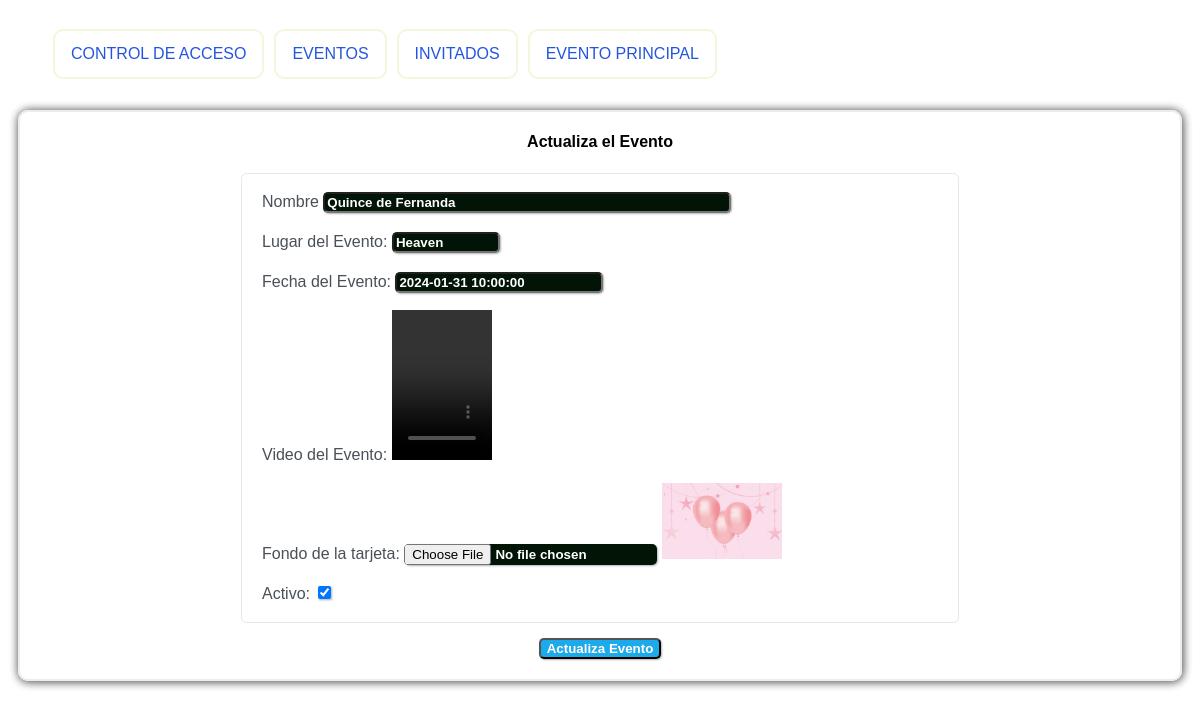
The page /eventos/evento_update/1 on the database its author committed.
### Eventosapp/models.py (models this page shows, shortened)
class Evento(models.Model):
    idEvento = models.AutoField(primary_key=True)
    descripcion = models.CharField(max_length=50, null=False,verbose_name='Nombre')
    fechaInicio = models.DateTimeField(null=False, verbose_name='fecha')
    lugar = models.CharField(max_length=30,null= False,verbose_name='Lugar')
    activo  = models.BooleanField(default=True,verbose_name='Activo')
    video = models.FileField(upload_to='video/',null=True,blank=True, validators=[validate_video], error_messages={'invalid': 'Solo se permiten archivos MP4 para video.'})
    imagen = models.FileField(upload_to='img/',null=True,blank=True, validators=[validate_imagen], error_messages={'invalid': 'Solo se permiten archivos JPEG para imagen.'})
    class Meta:
        db_table = "eventos"

### Eventosapp/views.py (the view)
# urls.py: path("evento_update/<int:pk>", EventoUpdateView.as_view(), name="evento_update"),
class EventoUpdateView(EventoBaseView,UpdateView):
    template_name = "eventoupdate.html"
    def get_context_data(self, **kwargs):
        context = super().get_context_data(**kwargs)
        context['Titulo'] = "Actualiza el Evento"
        context['tipo'] = "Actualiza Evento"
        return context

### Eventosapp/templates/eventoupdate.html (shortened to what this page needs)
{% extends "base_template.html" %}
{% block content %}
{% load static %}
<div class="card">
    <div class="card-header">
        <h4 style="text-align: center;">{{ Titulo }}</h4>
    </div>
    <div class="card-body">
        <form action="{{ evento.idEvento }}" method="post" enctype="multipart/form-data">
            <div class="label-input">
                <p>
                    <label for="id_nombre">Nombre</label>
                    <input type="text" name="descripcion" required="True" id="id_nombre" maxlength="70"
                        value="{{ evento.descripcion }}"   style="width: 400px;">
                </p>
                <p>
                    <label for="id_hora">Lugar del Evento:</label>
                    <input type="text" name="lugar" id="id_hora" value="{{evento.lugar}}" style="width: 100px;">
                </p>
                <p>
                    <label for="id_evento">Fecha del Evento:</label>
                    <input type="datetime" name="fechaInicio" id="id_evento" value="{{evento.fechaInicio|date:'Y-m-d h:i:s'}}" style="width: 200px">
                </p>
                <p>
                    <label for="video">Video del Evento:</label>
                    {% if evento.video %}
                        <td>
                            <video class="miniatura" controls>
                            <source src="{{ evento.video.url }}" type="video/mp4">
                            </video>
                        </td>
                    {% else %}
                        <td>No hay video</td>
                    {% endif %}
                </p>
                <p>
                    <label for="imagen">Fondo de la tarjeta:</label>
                    <input type="file" name="imagen" id="imagen" accept="image/jpeg">
                    {% if evento.imagen %}
                        <td><img src="{{ evento.imagen.url }}" width="120px"></td>
                    {% else %}
                    <td>No hay imagen</td>
                    {% endif %}
                </p>
                <p>
                    <label for="id_ingreso">Activo:</label>
                    <input type="checkbox" name="activo" id="id_ingreso" checked>
                </p>
            </div>
            <div class="label-btn">
                <input type="submit" value="{{ tipo }}" class="btn" >
            </div>
        </form>
    </div>
</div>
{% endblock %}

### static/css/style.css (style rules this page uses)
body { font-family: Arial, sans-serif; background-color:white; }
video { position: absolute; top: 0; left: 0; width: 100%; height: 100%; object-fit: cover; z-index: 0; }
.miniatura { position: relative;; width: 100px; height: 150px; }
input { border-radius: 5px; box-shadow: 1px 1px 2px rgba(0,0,0,.3); background-color:rgb(1, 20, 5); color: white; font-weight: bold; }
.btn { position: relative; z-index: 2; border-radius: 5px; box-shadow: 1px 1px 2px rgba(0,0,0,.3); margin: 10px 5px 0 5px; background-color:rgb(29, 170, 235); color: white; font-weight: bold; margin: 5px; }
select, .card { margin: auto; justify-content: center; border-radius: 10px; border:2px solid rgb(236, 236, 236) ; box-shadow: 1px 1px 10px rgba(0,0,0,.3),0px 1px 10px rgba(0,0,0,.3),1px 0px 10px rgba(0,0,0,.3); }
.card { margin: 10px; }
.label-input { width: 60%; font-size: 1rem; line-height: 1.5; border: .0625rem solid #e5e7eb; text-align: start; color: #495057; border-radius: .35rem; margin-bottom: 10px; padding-left: 20px; }
.card-body { margin-bottom: 15px; }

### rows shown on the page
Evento: descripcion "Quince de Fernanda", lugar "Heaven", fechaInicio "2024-01-31 10:00:00", imagen (picture)

### other values the page prints
{{ Titulo }} "Actualiza el Evento"
